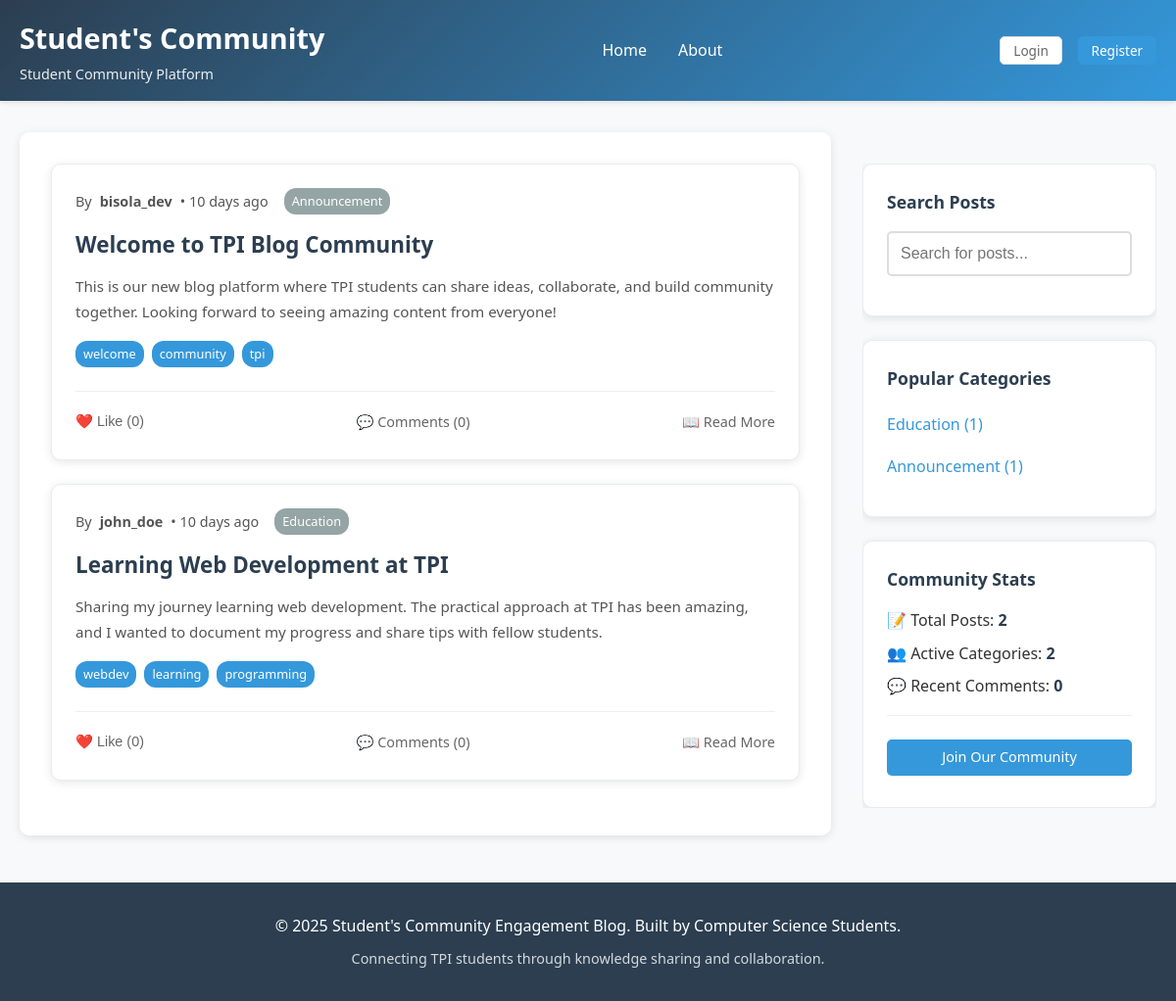
The page / on the database its author committed.
### tables this page shows
CREATE TABLE posts (
    id INT AUTO_INCREMENT PRIMARY KEY,
    user_id INT NOT NULL,
    title VARCHAR(200) NOT NULL,
    content TEXT NOT NULL,
    category VARCHAR(50) DEFAULT 'General',
    tags VARCHAR(200),
    status ENUM('draft', 'published') DEFAULT 'published',
    views INT DEFAULT 0,
    created_at TIMESTAMP DEFAULT CURRENT_TIMESTAMP,
    updated_at TIMESTAMP DEFAULT CURRENT_TIMESTAMP ON UPDATE CURRENT_TIMESTAMP,
    FOREIGN KEY (user_id) REFERENCES users(id) ON DELETE CASCADE
);

CREATE TABLE users (
    id INT AUTO_INCREMENT PRIMARY KEY,
    username VARCHAR(50) UNIQUE NOT NULL,
    email VARCHAR(100) UNIQUE NOT NULL,
    password VARCHAR(255) NOT NULL,
    full_name VARCHAR(100) NOT NULL,
    department VARCHAR(50),
    student_id VARCHAR(20),
    profile_image VARCHAR(255) DEFAULT 'default-avatar.png',
    created_at TIMESTAMP DEFAULT CURRENT_TIMESTAMP,
    is_active BOOLEAN DEFAULT TRUE
);

### config/database.php (called while the page is built, shortened)
<?php
function isLoggedIn() {
    return isset($_SESSION['user_id']);
}
function timeAgo($datetime) {
    $time = time() - strtotime($datetime);
    if ($time < 2629746) return floor($time/86400) . ' days ago';
    return date('M j, Y', strtotime($datetime));
}
?>

### index.php (the view, shortened to what this page needs)
<?php
require_once 'includes/header.php';
$database = new Database();
$db = $database->connect();
$posts_per_page = 5;
$page = isset($_GET['page']) ? max(1, intval($_GET['page'])) : 1;
$offset = ($page - 1) * $posts_per_page;
$count_query = "SELECT COUNT(*) FROM posts WHERE status = 'published'";
$count_stmt = $db->prepare($count_query);
$count_stmt->execute();
$total_posts = $count_stmt->fetchColumn();
$query = "
    SELECT p.*, u.username, u.full_name,
           COUNT(DISTINCT l.id) as like_count,
           COUNT(DISTINCT c.id) as comment_count
    FROM posts p
    LEFT JOIN users u ON p.user_id = u.id
    LEFT JOIN likes l ON p.id = l.post_id
    LEFT JOIN comments c ON p.id = c.post_id
    WHERE p.status = 'published'
    GROUP BY p.id
    ORDER BY p.created_at DESC
    LIMIT :limit OFFSET :offset
";
$stmt = $db->prepare($query);
$stmt->bindParam(':limit', $posts_per_page, PDO::PARAM_INT);
$stmt->bindParam(':offset', $offset, PDO::PARAM_INT);
$stmt->execute();
$posts = $stmt->fetchAll(PDO::FETCH_ASSOC);
$category_query = "
    SELECT category, COUNT(*) as count
    FROM posts
    WHERE status = 'published' AND category IS NOT NULL
    GROUP BY category
    ORDER BY count DESC
    LIMIT 5
";
$category_stmt = $db->prepare($category_query);
$category_stmt->execute();
$categories = $category_stmt->fetchAll(PDO::FETCH_ASSOC);
$recent_comments_query = "
    SELECT c.content, c.created_at, u.username, p.title, p.id as post_id
    FROM comments c
    LEFT JOIN users u ON c.user_id = u.id
    LEFT JOIN posts p ON c.post_id = p.id
    WHERE p.status = 'published'
    ORDER BY c.created_at DESC
    LIMIT 5
";
$recent_comments_stmt = $db->prepare($recent_comments_query);
$recent_comments_stmt->execute();
$recent_comments = $recent_comments_stmt->fetchAll(PDO::FETCH_ASSOC);
?>
<div class="container">
    <div class="main-content">
        <main class="content">
            <?php if (empty($posts)): ?>
                <div style="text-align: center; padding: 3rem;">
                    <h2>Welcome to Student's Community Engagement Blog!</h2>
                    <p>No posts yet. Be the first to share your thoughts!</p>
                    <?php if (isLoggedIn()): ?>
                        <a href="create_post.php" class="btn btn-primary">Write Your First Post</a>
                    <?php else: ?>
                        <a href="register.php" class="btn btn-primary">Join Our Community</a>
                    <?php endif; ?>
                </div>
            <?php else: ?>
                <?php foreach ($posts as $post): ?>
                    <article class="post-card">
                        <div class="post-header">
                            <div class="post-meta">
                                By <strong><?php echo htmlspecialchars($post['username']); ?></strong>
                                • <?php echo timeAgo($post['created_at']); ?>
                                <?php if ($post['category']): ?>
                                    <span class="category-badge"><?php echo htmlspecialchars($post['category']); ?></span>
                                <?php endif; ?>
                            </div>
                        </div>
                        <h2 class="post-title">
                            <a href="post.php?id=<?php echo $post['id']; ?>">
                                <?php echo htmlspecialchars($post['title']); ?>
                            </a>
                        </h2>
                        <div class="post-content">
                            <?php
                            $content = strip_tags($post['content']);
                            echo htmlspecialchars(substr($content, 0, 200)) . (strlen($content) > 200 ? '...' : '');
                            ?>
                        </div>
                        <?php if ($post['tags']): ?>
                            <div class="tags">
                                <?php
                                $tags = explode(',', $post['tags']);
                                foreach ($tags as $tag):
                                    $tag = trim($tag);
                                    if ($tag):
                                ?>
                                    <span class="tag"><?php echo htmlspecialchars($tag); ?></span>
                                <?php
                                    endif;
                                endforeach;
                                ?>
                            </div>
                        <?php endif; ?>
                        <div class="post-actions">
                            <button class="action-btn like-btn" data-post-id="<?php echo $post['id']; ?>">
                                ❤️ Like (<?php echo $post['like_count']; ?>)
                            </button>
                            <a href="post.php?id=<?php echo $post['id']; ?>#comments" class="action-btn">
                                💬 Comments (<?php echo $post['comment_count']; ?>)
                            </a>
                            <a href="post.php?id=<?php echo $post['id']; ?>" class="action-btn">
                                📖 Read More
                            </a>
                        </div>
                    </article>
                <?php endforeach; ?>
            <?php endif; ?>
        </main>
        <aside class="sidebar">
            <div class="widget">
                <h3>Search Posts</h3>
                <div class="form-group">
                    <input type="text" id="search-input" class="form-control" placeholder="Search for posts...">
                </div>
            </div>
            <?php if (!empty($categories)): ?>
                <div class="widget">
                    <h3>Popular Categories</h3>
                    <ul style="list-style: none;">
                        <?php foreach ($categories as $category): ?>
                            <li style="margin-bottom: 0.5rem;">
                                <a href="category.php?cat=<?php echo urlencode($category['category']); ?>"
                                   style="text-decoration: none; color: #3498db;">
                                    <?php echo htmlspecialchars($category['category']); ?>
                                    (<?php echo $category['count']; ?>)
                                </a>
                            </li>
                        <?php endforeach; ?>
                    </ul>
                </div>
            <?php endif; ?>
            <div class="widget">
                <h3>Community Stats</h3>
                <div style="display: grid; gap: 0.5rem;">
                    <div>📝 Total Posts: <strong><?php echo $total_posts; ?></strong></div>
                    <div>👥 Active Categories: <strong><?php echo count($categories); ?></strong></div>
                    <div>💬 Recent Comments: <strong><?php echo count($recent_comments); ?></strong></div>
                </div>
                <?php if (!isLoggedIn()): ?>
                    <div style="margin-top: 1rem; padding-top: 1rem; border-top: 1px solid #eee;">
                        <a href="register.php" class="btn btn-primary" style="width: 100%; text-align: center;">
                            Join Our Community
                        </a>
                    </div>
                <?php endif; ?>
            </div>
        </aside>
    </div>
</div>
<?php require_once 'includes/footer.php'; ?>

### rows shown on the page
posts: user.username "bisola_dev", created_at "10 days ago", category "Announcement", title "Welcome to TPI Blog Community", content "This is our new blog platform where TPI students can share ideas, collaborate, and build community together. Looking forward to seeing amazing content from everyone!", tags "welcome", tags "community", tags "tpi", like_count "0", comment_count "0"
posts: user.username "john_doe", created_at "10 days ago", category "Education", title "Learning Web Development at TPI", content "Sharing my journey learning web development. The practical approach at TPI has been amazing, and I wanted to document my progress and share tips with fellow students.", tags "webdev", tags "learning", tags "programming", like_count "0", comment_count "0"

### other values the page prints
$category['category'] "Education"
$category['count'] "1"
$category['category'] "Announcement"
$total_posts "2"
count($categories) "2"
count($recent_comments) "0"
